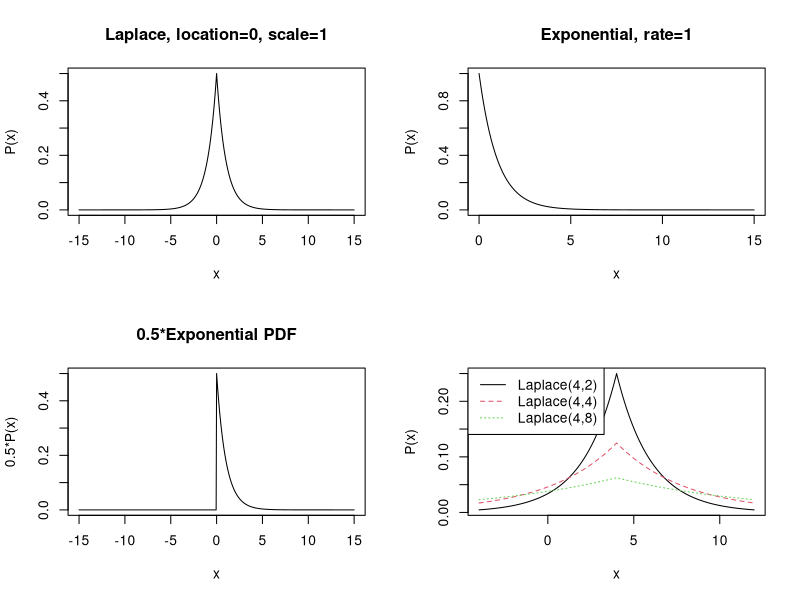
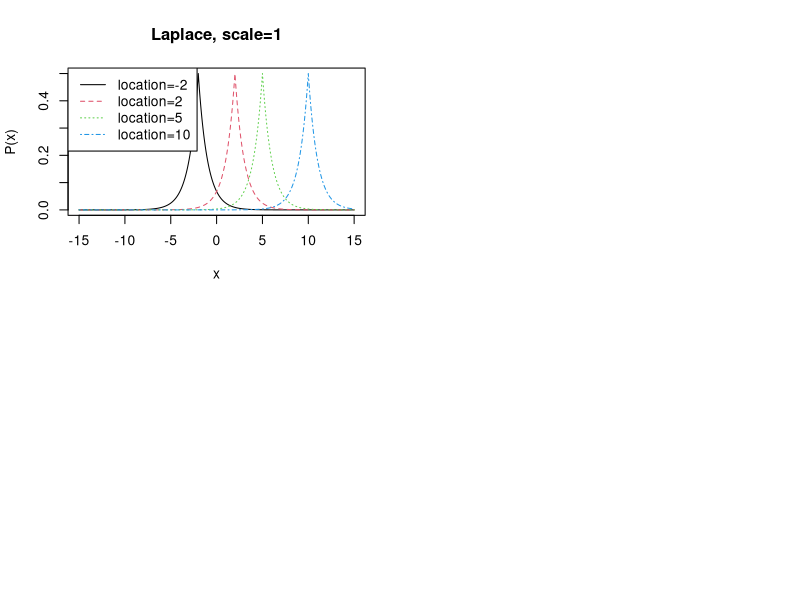
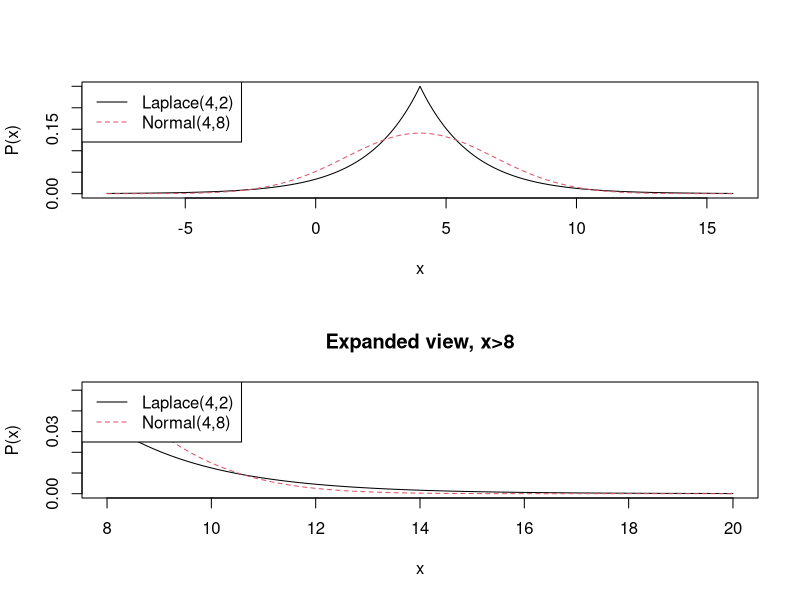

Here is the R script that generated these plots, in order:
### R code from vignette source '/home/pauljohn/tmp/lyxtmp/lyx_tmpdir.XM9669/lyx_tmpbuf2/Laplace-03.Rnw'

###################################################
### code chunk number 1: Laplace-03.Rnw:14-15
###################################################
  if(exists(".orig.enc")) options(encoding = .orig.enc)


###################################################
### code chunk number 2: Laplace-03.Rnw:90-92
###################################################
unlink("plots", recursive=T)
dir.create("plots", showWarnings=F)


###################################################
### code chunk number 3: Roptions
###################################################
options(width=100, prompt="> ", continue="+  ")
options(useFancyQuotes = FALSE) 
set.seed(12345)
op <- par() 
options(SweaveHooks=list(fig=function() par(ps=12)))
pdf.options(onefile=F,family="Times",pointsize=12)


###################################################
### code chunk number 4: LaplaceMulti (eval = FALSE)
###################################################
## par(mfrow=c(2, 2)) 
## x1 <- seq(-15, 15, by = 0.05) 
## mylaplace1 <- dlaplace(x1, location = 0, scale = 1) 
## plot(x1, mylaplace1, type = "l", xlab = "x", ylab = "P(x)", 
## main="Laplace, location=0, scale=1")
## x2 <- seq(0, 15, by = 0.05)
## myexp1 <- dexp(x2, rate = 1) 
## plot(x2, myexp1, type = "l", xlab = "x", ylab = "P(x)", main = "Exponential, rate=1")
## myexp2 <- 0.5*dexp(x1,rate=1)
## plot(x1, myexp2, type = "l", xlab = "x", ylab = "0.5*P(x)", main = "0.5*Exponential PDF") 
## 


###################################################
### code chunk number 5: chunk7
###################################################


library(VGAM)



###################################################
### code chunk number 6: Laplace-03.Rnw:200-201
###################################################
par(mfrow=c(2, 2)) 
x1 <- seq(-15, 15, by = 0.05) 
mylaplace1 <- dlaplace(x1, location = 0, scale = 1) 
plot(x1, mylaplace1, type = "l", xlab = "x", ylab = "P(x)", 
main="Laplace, location=0, scale=1")
x2 <- seq(0, 15, by = 0.05)
myexp1 <- dexp(x2, rate = 1) 
plot(x2, myexp1, type = "l", xlab = "x", ylab = "P(x)", main = "Exponential, rate=1")
myexp2 <- 0.5*dexp(x1,rate=1)
plot(x1, myexp2, type = "l", xlab = "x", ylab = "0.5*P(x)", main = "0.5*Exponential PDF") 



###################################################
### code chunk number 7: chunk7
###################################################
library(VGAM)


###################################################
### code chunk number 8: LaplacePDF
###################################################
x <- seq(-4,12, by=0.05) 
mylaplace1 <- dlaplace(x, location=4, scale=2) 
mylaplace2 <- dlaplace(x, location=4, scale=4) 
mylaplace3 <- dlaplace(x, location=4, scale=8)
matplot(x, cbind(mylaplace1,mylaplace2, mylaplace3), type="l", xlab="x", ylab="P(x)",main="")
legend("topleft", c("Laplace(4,2)","Laplace(4,4)","Laplace(4,8)"),lty=1:3, col=1:3) 


###################################################
### code chunk number 9: Laplace-03.Rnw:267-277
###################################################
mylaplace1 <- dlaplace(x1, location=-2, scale=1)
mylaplace2 <- dlaplace(x1, location=2, scale=1) 
plot(x1, mylaplace2, type = "n", xlab = "x", ylab = "P(x)", main = "Laplace, scale=1")
mylaplace3 <- dlaplace(x1, location = 5, scale = 1) 
mylaplace4 <- dlaplace(x1, location = 10, scale = 1)
lines(x1, mylaplace1, lty = 1, col = 1)
lines(x1, mylaplace2, lty = 2, col = 2)
lines(x1, mylaplace3, lty = 3, col = 3)
lines(x1, mylaplace4, lty = 4, col = 4)
legend("topleft",c("location=-2", "location=2", "location=5", "location=10"), lty=1:4, col=1:4)


###################################################
### code chunk number 10: LaplacePDF2
###################################################
par(mfcol=c(2,1))
x <- seq(-8,16, by = 0.05) 
mylaplace1 <- dlaplace(x, location = 4, scale = 2) 
mydnorm <- dnorm(x, mean = 4, sd = sqrt(8)) 
matplot(x, cbind(mylaplace1, mydnorm), type = "l", xlab = "x", ylab = "P(x)", main="")
legend("topleft", c("Laplace(4,2)", "Normal(4,8)"), lty=1:2, col=1:2) 
x <- seq(8, 20, by = 0.05)
mylaplace1 <- dlaplace(x, location = 4, scale = 2) 
mydnorm <- dnorm(x, mean = 4, sd = sqrt(8)) 
matplot(x, cbind(mylaplace1, mydnorm), type = "l", xlab = "x", ylab = "P(x)", main = "Expanded view, x>8",)
legend("topleft", c("Laplace(4,2)","Normal(4,8)"), lty = 1:2, col = 1:2) 
